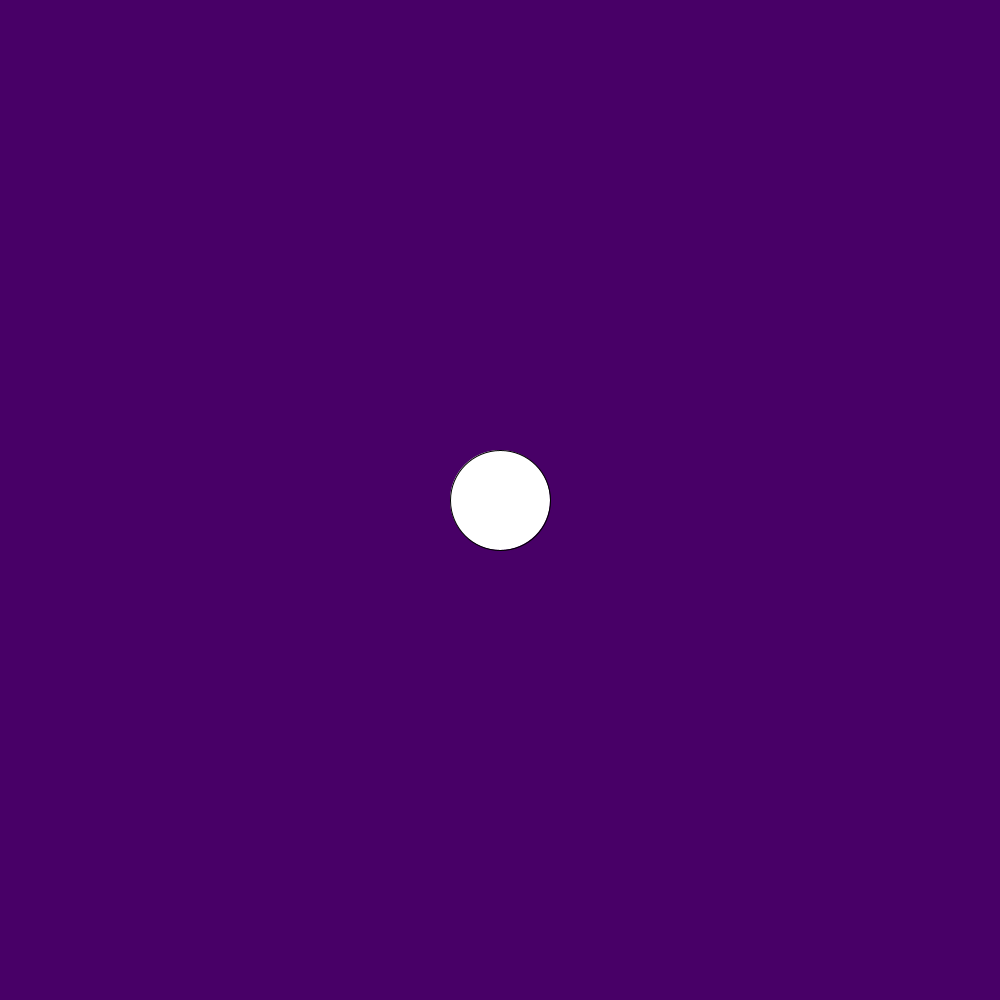
Frame 1 (no input)
Frame 60 (the mouse pressed at the canvas centre just before this capture): identical to frame 1, image omitted
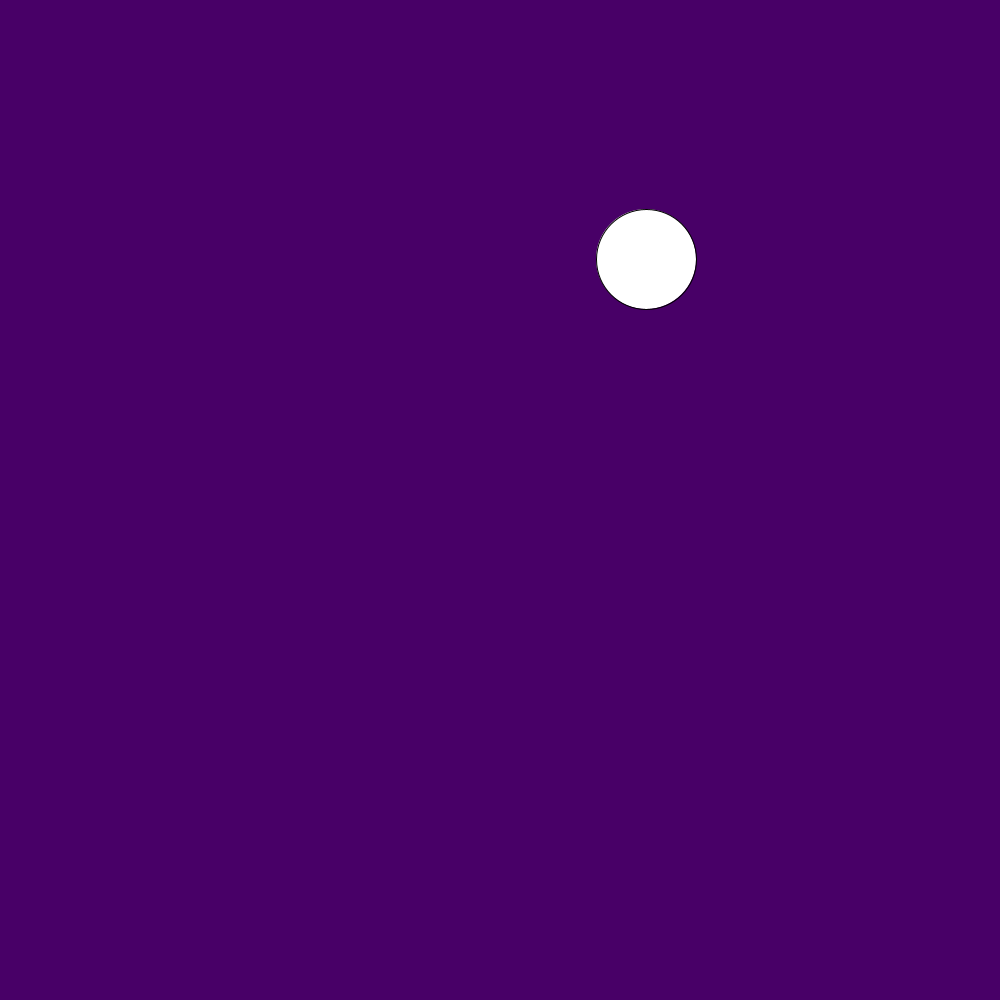
Frame 120 (the mouse held since frame 60 and released just before this capture)

The Processing sketch that drew these frames (run headless with seeded random() and noise(); from frame 60 on, the mouse is pressed at the canvas centre):

// Processing sketch: slipperyDot
// ── slipperyDot.pde
 // create three integer variables to  
 int dotX = 500;  //    represent the x, y, and the size of the ellipse
  int dotY = 500;  
    int dSize = 100;
    void setup() {
   size(1000,1000);   //set the size of your sketch
    
    }
    
    void draw() {
      background(72,0,103);//set the background color of your sketch
      
      ellipse(dotX,dotY,dSize,dSize);//draw an ellipse. Make sure it fits in the window.
      //use the variables created in step 4 in place of the numbers
      //   in your ellipse
    
    }
    
    void mousePressed() {
    int distance;  //6a. create an integer variable called distance
     distance = getDistance(mouseX,mouseY,dotX,dotY); //6b. use the getDistance method to initialize your varible
      //    use the mouse's x and y and the x and y of your ellipse 
     
     System.out.println(distance); //print the distance variable
    
      
    if(distance <= dSize - 50){
         System.out.println("inside"); //print the distance variable  
  dotX =int( random(width));
   dotY = int(random(height));
  }//8a. make an if statement to check if the distance variable
      //   is within the size of the ellipse
      
        //8b.  set the x and y of the ellipse to a random location on the window
       
      
    }
    
    int getDistance(int x1, int y1, int x2, int y2) {
      return (int)Math.sqrt(Math.pow((x1-x2),2) + Math.pow((y1-y2),2));
    }
